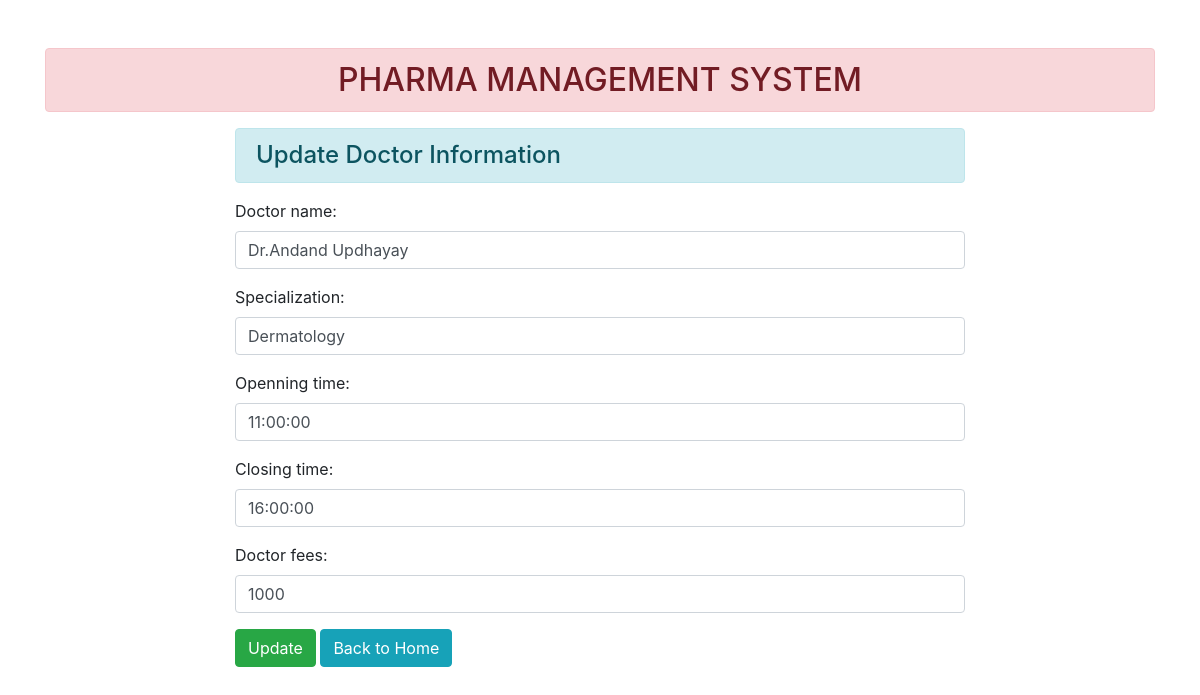
Page /4/ on the committed database.
### enroll/models.py (models this page shows)
class User(models.Model):
    Doctor_name = models.CharField(max_length=90)
    Specialization = models.CharField(max_length=80)
    Openning_time = models.TimeField(max_length=100)
    Closing_time = models.TimeField(max_length=100)
    Doctor_fees = models.CharField(max_length=50)

### enroll/views.py (the view)
# urls.py: path('<int:id>/', views.update_data, name="updatedata"),
def update_data(request, id):
 if request.method == 'POST':
  pi = User.objects.get(pk=id)
  fm = DoctorRegistration(request.POST, instance=pi)
  if fm.is_valid():
   fm.save()
 else:
  pi = User.objects.get(pk=id)
  fm = DoctorRegistration(instance=pi)
 return render(request, 'enroll/updatestudent.html', {'form':fm})

### enroll/forms.py
class DoctorRegistration(forms.ModelForm):
 class Meta:
  model = User
  fields = ['Doctor_name', 'Specialization', 'Openning_time','Closing_time','Doctor_fees']
  widgets = {
   'Doctor_name': forms.TextInput(attrs={'class':'form-control'}),
   'Specialization': forms.TextInput(attrs={'class':'form-control'}),
   'Openning_time': forms.TimeInput(attrs={'class':'form-control'}),
   'Closing_time': forms.TimeInput(attrs={'class':'form-control'}),
   'Doctor_fees' : forms.TextInput(attrs={'class':'form-control'}),
  }

### enroll/templates/enroll/updatestudent.html (shortened to what this page needs)
{% extends 'enroll/base.html' %}
{% block content %}
 <div class="row">
  <div class="col-sm-8 offset-2">
   <h4 class="alert alert-info">Update Doctor Information</h4>
   <form action="" method="post">
    {{form.as_p}}
    <input type="submit" class="btn btn-success" value="Update">
    <a href="{% url 'addandshow'%}" class="btn btn-info">Back to Home</a>
   </form>
  </div>
 </div>
{% endblock content %}

### rows in the picture
User: Doctor_name "Dr.Andand Updhayay", Specialization "Dermatology", Openning_time "11:00:00", Closing_time "16:00:00", Doctor_fees "1000"
